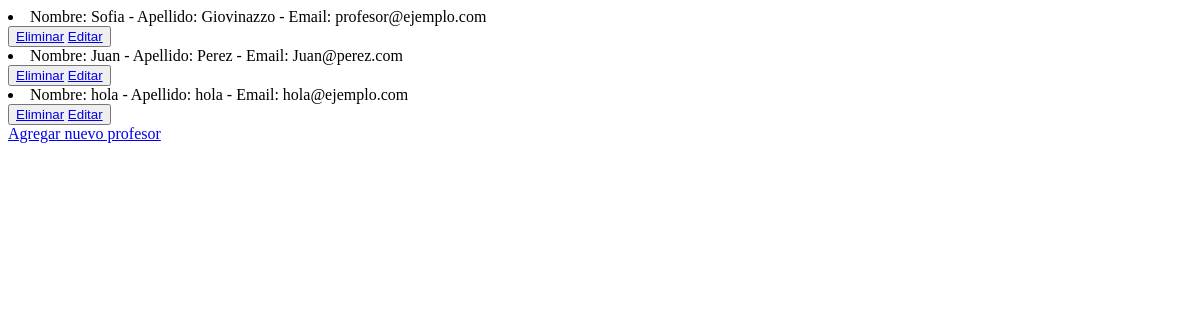
/AppFullSailing/leerProfesores, run on an earlier commit of the app's database.
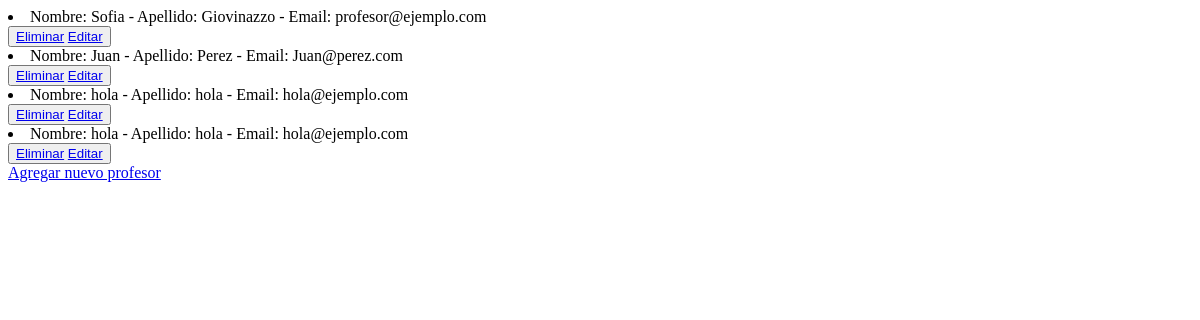
And on a later commit of the database.
### AppFullSailing/models.py (models this page shows)
class Profesor(models.Model):
    nombre = models.CharField(max_length=30)
    apellido = models.CharField(max_length=30)
    email = models.EmailField()
    def __str__(self):
        return f"Nombre: {self.nombre} - Apellido: {self.apellido} - Email: {self.email}"

### AppFullSailing/views.py (the view)
# urls.py: path('leerProfesores', views.leerProfesores, name = 'LeerProfesores'),
def leerProfesores(request):
    profesores = Profesor.objects.all() #trae todos los profesores
    contexto = {'profesores':profesores}
    return render(request, 'leerProfesores.html', contexto)

### AppFullSailing/Templates/leerProfesores.html (shortened to what this page needs)
<!DOCTYPE html>
<html lang="en">
<head>
</head>
<body>
    {% for p in profesores %}
        <li>{{p}}</li>
        <button>
            <a href="{% url 'EliminarProfesor' p.nombre %}">Eliminar</a>
            <a href="{% url 'EditarProfesor' p.nombre %}">Editar</a>
        </button>
    {% endfor %}
    <br>
    <a href="Profesores"> Agregar nuevo profesor</a>
</body>
</html>

What changed in the data, as far as the page shows it:
added Profesor: nombre+apellido+email "Nombre: hola - Apellido: hola - Email: hola@ejemplo.com"
